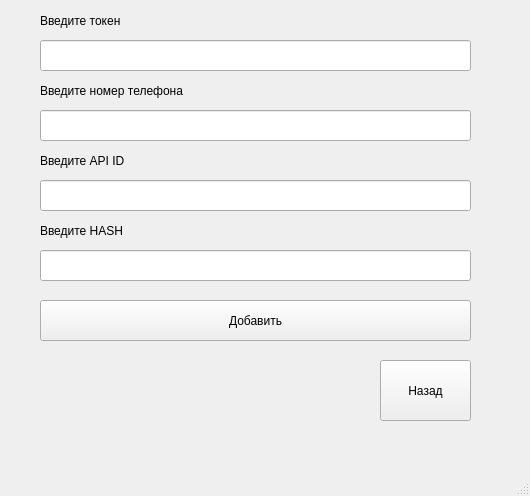
<?xml version="1.0" encoding="UTF-8"?>
<ui version="4.0">
 <class>AuthWindow</class>
 <widget class="QMainWindow" name="AuthWindow">
  <property name="geometry">
   <rect>
    <x>0</x>
    <y>0</y>
    <width>530</width>
    <height>496</height>
   </rect>
  </property>
  <property name="windowTitle">
   <string>Сбор-SN</string>
  </property>
  <widget class="QWidget" name="centralwidget">
   <widget class="QPushButton" name="pushButton_3">
    <property name="geometry">
     <rect>
      <x>380</x>
      <y>360</y>
      <width>91</width>
      <height>61</height>
     </rect>
    </property>
    <property name="styleSheet">
     <string notr="true">font: 14pt &quot;MS Shell Dlg 2&quot;;</string>
    </property>
    <property name="text">
     <string>Назад</string>
    </property>
   </widget>
   <widget class="QPushButton" name="pushButton">
    <property name="geometry">
     <rect>
      <x>40</x>
      <y>300</y>
      <width>431</width>
      <height>41</height>
     </rect>
    </property>
    <property name="styleSheet">
     <string notr="true">font: 14pt &quot;MS Shell Dlg 2&quot;;</string>
    </property>
    <property name="text">
     <string>Добавить</string>
    </property>
   </widget>
   <widget class="QLineEdit" name="lineEdit">
    <property name="geometry">
     <rect>
      <x>40</x>
      <y>110</y>
      <width>431</width>
      <height>31</height>
     </rect>
    </property>
    <property name="styleSheet">
     <string notr="true">font: 14pt &quot;MS Shell Dlg 2&quot;;</string>
    </property>
   </widget>
   <widget class="QLabel" name="label">
    <property name="geometry">
     <rect>
      <x>40</x>
      <y>10</y>
      <width>351</width>
      <height>21</height>
     </rect>
    </property>
    <property name="styleSheet">
     <string notr="true">font: 14pt &quot;MS Shell Dlg 2&quot;;</string>
    </property>
    <property name="text">
     <string>Введите токен</string>
    </property>
   </widget>
   <widget class="QLabel" name="label_2">
    <property name="geometry">
     <rect>
      <x>40</x>
      <y>80</y>
      <width>431</width>
      <height>21</height>
     </rect>
    </property>
    <property name="styleSheet">
     <string notr="true">font: 14pt &quot;MS Shell Dlg 2&quot;;</string>
    </property>
    <property name="text">
     <string>Введите номер телефона</string>
    </property>
   </widget>
   <widget class="QLineEdit" name="lineEdit_2">
    <property name="geometry">
     <rect>
      <x>40</x>
      <y>40</y>
      <width>431</width>
      <height>31</height>
     </rect>
    </property>
    <property name="styleSheet">
     <string notr="true">font: 14pt &quot;MS Shell Dlg 2&quot;;</string>
    </property>
   </widget>
   <widget class="QLabel" name="label_3">
    <property name="geometry">
     <rect>
      <x>40</x>
      <y>220</y>
      <width>431</width>
      <height>21</height>
     </rect>
    </property>
    <property name="styleSheet">
     <string notr="true">font: 14pt &quot;MS Shell Dlg 2&quot;;</string>
    </property>
    <property name="text">
     <string>Введите HASH</string>
    </property>
   </widget>
   <widget class="QLineEdit" name="lineEdit_3">
    <property name="geometry">
     <rect>
      <x>40</x>
      <y>180</y>
      <width>431</width>
      <height>31</height>
     </rect>
    </property>
    <property name="styleSheet">
     <string notr="true">font: 14pt &quot;MS Shell Dlg 2&quot;;</string>
    </property>
   </widget>
   <widget class="QLabel" name="label_4">
    <property name="geometry">
     <rect>
      <x>40</x>
      <y>150</y>
      <width>351</width>
      <height>21</height>
     </rect>
    </property>
    <property name="styleSheet">
     <string notr="true">font: 14pt &quot;MS Shell Dlg 2&quot;;</string>
    </property>
    <property name="text">
     <string>Введите API ID</string>
    </property>
   </widget>
   <widget class="QLineEdit" name="lineEdit_4">
    <property name="geometry">
     <rect>
      <x>40</x>
      <y>250</y>
      <width>431</width>
      <height>31</height>
     </rect>
    </property>
    <property name="styleSheet">
     <string notr="true">font: 14pt &quot;MS Shell Dlg 2&quot;;</string>
    </property>
   </widget>
  </widget>
  <widget class="QStatusBar" name="statusbar"/>
 </widget>
 <resources/>
 <connections/>
</ui>
